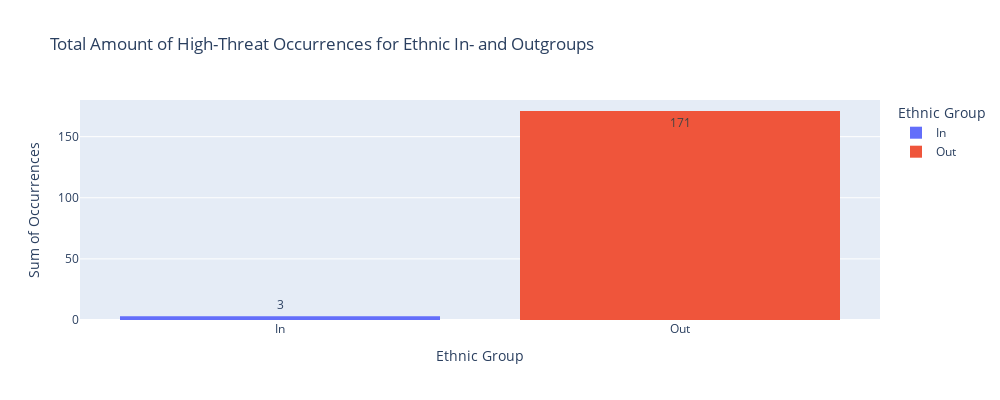

The notebook cell this image was saved under:
### Code cell
ht_count_df.sort_values(by='Count', ascending=True, inplace=True)
fig = px.histogram(ht_count_df, x='Ethnic Group', y='Count', color='Ethnic Group', title='Total Amount of High-Threat Occurrences for Ethnic In- and Outgroups', width=1000, height=400, text_auto=True)
fig.update_yaxes(title_text='Sum of Occurrences')
fig.show()

### Figure 1 — Plotly figure (JSON) as saved in the notebook; plotly's stock layout.template omitted (floating-point values rounded to 4 significant figures)
{"data": [{"alignmentgroup": "True", "bingroup": "x", "histfunc": "sum", "hovertemplate": "Ethnic Group=%{x}<br>sum of Count=%{y}<extra></extra>", "legendgroup": "In", "marker": {"color": "#636efa", "pattern": {"shape": ""}}, "name": "In", "offsetgroup": "In", "orientation": "v", "showlegend": true, "texttemplate": "%{value}", "type": "histogram", "x": ["In", "In", "In"], "xaxis": "x", "y": [1, 1, 1], "yaxis": "y"}, {"alignmentgroup": "True", "bingroup": "x", "histfunc": "sum", "hovertemplate": "Ethnic Group=%{x}<br>sum of Count=%{y}<extra></extra>", "legendgroup": "Out", "marker": {"color": "#EF553B", "pattern": {"shape": ""}}, "name": "Out", "offsetgroup": "Out", "orientation": "v", "showlegend": true, "texttemplate": "%{value}", "type": "histogram", "x": ["Out", "Out", "Out", "Out", "Out", "Out", "Out", "Out", "Out"], "xaxis": "x", "y": [2, 5, 10, 13, 23, 24, 25, 31, 38], "yaxis": "y"}], "layout": {"barmode": "relative", "height": 400, "legend": {"title": {"text": "Ethnic Group"}, "tracegroupgap": 0}, "title": {"text": "Total Amount of High-Threat Occurrences for Ethnic In- and Outgroups"}, "width": 1000, "xaxis": {"anchor": "y", "categoryarray": ["In", "Out"], "categoryorder": "array", "domain": [0, 1], "title": {"text": "Ethnic Group"}}, "yaxis": {"anchor": "x", "domain": [0, 1], "title": {"text": "Sum of Occurrences"}}}}
